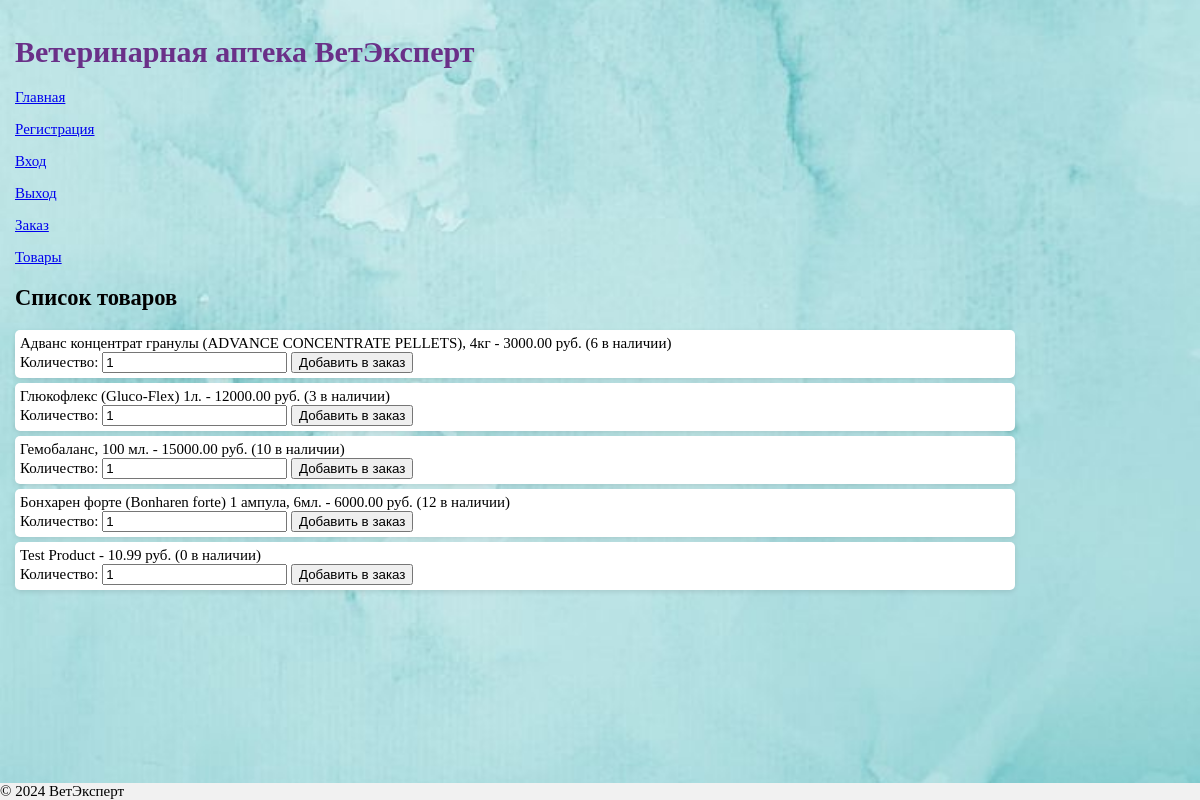
The app's page /product/ with its own data.
### vetap/models.py (models this page shows, shortened)
class Product(models.Model): # Модель товара
    name = models.CharField(max_length=255)
    description = models.TextField()
    price = models.DecimalField(max_digits=10, decimal_places=2)
    quantity = models.PositiveIntegerField(default=0)  # Количество на складе
    status = models.CharField(max_length=20, choices=[
        ('available', 'Доступен'),
        ('unavailable', 'Недоступен')
    ], default='available')

### vetap/views.py (the view)
# urls.py: path('product/', product, name='product'),
def product(request):  # Список товаров
    products = Product.objects.all()
    return render(request, 'vetapp/product.html', {'products': products})

### templates/vetapp/product.html (shortened to what this page needs)
{% extends 'vetapp/base.html' %}
{% block content %}
<h2>Список товаров</h2>
<ul>
    {% for product in products %}
        <li>
            {{ product.name }} - {{ product.price }} руб. ({{ product.quantity }} в наличии)
            <form action="{% url 'add_to_cart' product.id %}" method="post">
                <label for="quantity_{{ product.id }}">Количество:</label>
                <input type="number" name="quantity" id="quantity_{{ product.id }}" min="1" value="1" required>
                <button type="submit">Добавить в заказ</button>
            </form>
        </li>
    {% endfor %}
</ul>
{% endblock %}

### static/style.css (style rules this page uses)
body { background-image: url("423283a2b0089d478492c4b42474fcc3.jpg"); background-size: no-repeat; background-position: center; background-size: cover; height: 400px; width: 1000px; font-family: Tahoma; margin: 0; padding: 15px; font-size: 15px }
ul { list-style-type: none; padding: 0; }
li { background-color: #fff; margin: 5px 0; padding: 5px; border-radius: 5px; box-shadow: 0 2px 5px rgba(0, 0, 0, 0.1); }

### records on screen
Product: name "Адванс концентрат гранулы (ADVANCE CONCENTRATE PELLETS), 4кг", price "3000.00", quantity "6", quantity "1"
Product: name "Глюкофлекс (Gluco-Flex) 1л.", price "12000.00", quantity "3"
Product: name "Гемобаланс, 100 мл.", price "15000.00", quantity "10"
Product: name "Бонхарен форте (Bonharen forte) 1 ампула, 6мл.", price "6000.00", quantity "12"
Product: name "Test Product", price "10.99", quantity "0"
